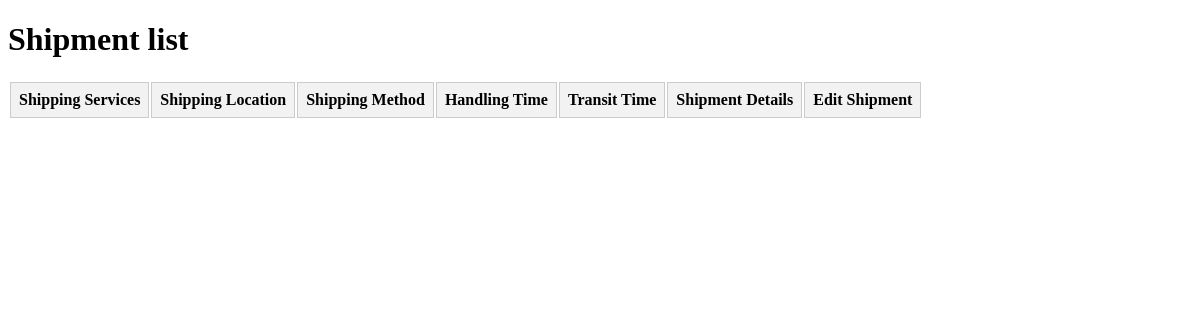
/Shipment/shipment/list, run on an earlier commit of the app's database.
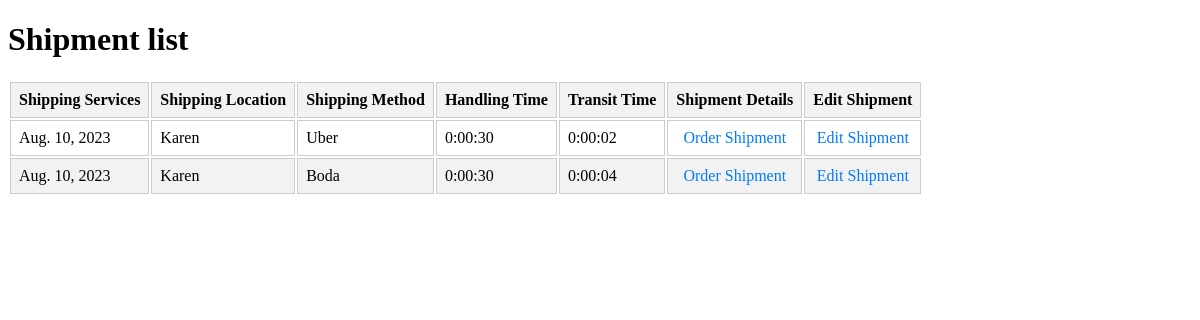
And on a later commit of the database.
### Shipment/models.py (models this page shows, shortened)
class Shipment (models.Model):
    Order = models.ManyToManyField(Order)
    shipping_services = models.DateField(auto_created=True)
    shipping_location = models.CharField(max_length=32)
    shipping_method = models.CharField(max_length=32)
    handling_time =models.DurationField()
    transit_time = models.DurationField()
    date_created = models.DateTimeField(auto_created=True)
    date_updated = models.DateTimeField(auto_now=True)

### Shipment/views.py (the view)
# urls.py: path("shipment/list",shipment_list, name="shipment_list_view"),
def shipment_list(request):
    shipments = Shipment.objects.all()
    return render (request, "shipment/shipment_list.html", {"shipments": shipments})

### templates/shipment/shipment_list.html (shortened to what this page needs)
<!DOCTYPE html>
<html lang="en">
<head>
    {% load static %}
    <link rel="stylesheet" href="{% static 'Inventory/product_list.css' %}">
</head>
<body>
    <table>
        <h1>Shipment list</h1>
        <thead>
            <tr>
                <th>Shipping Services</th>
                <th>Shipping Location</th>
                <th>Shipping Method</th>
                <th>Handling Time</th>
                <th>Transit Time</th>
                <th>Shipment Details</th>
                <th>Edit Shipment</th>
            </tr>
        </thead>
        <tbody>
            {% for shipment in shipments %}
            <tr>
                <td>{{ shipment.shipping_services }}</td>
                <td>{{ shipment.shipping_location }}</td>
                <td>{{ shipment.shipping_method}}</td>
                <td>{{ shipment.handling_time}}</td>
                <td>{{ shipment.transit_time}}</td>
                <td> <a href="{% url 'payment_detail_view' id=shipment.id %}">Order Shipment</a> </td>
                <td><a href="{% url 'payment_edit_view' id=shipment.id %}">Edit Shipment</a> </td>
            </tr>
            {% endfor %}
        </tbody>
    </table>
</body>
</html>

What changed in the data, as far as the page shows it:
added Shipment: shipping_services "Aug. 10, 2023", shipping_location "Karen", shipping_method "Uber", handling_time "0:00:30", transit_time "0:00:02"
added Shipment: shipping_services "Aug. 10, 2023", shipping_location "Karen", shipping_method "Boda", handling_time "0:00:30", transit_time "0:00:04"
